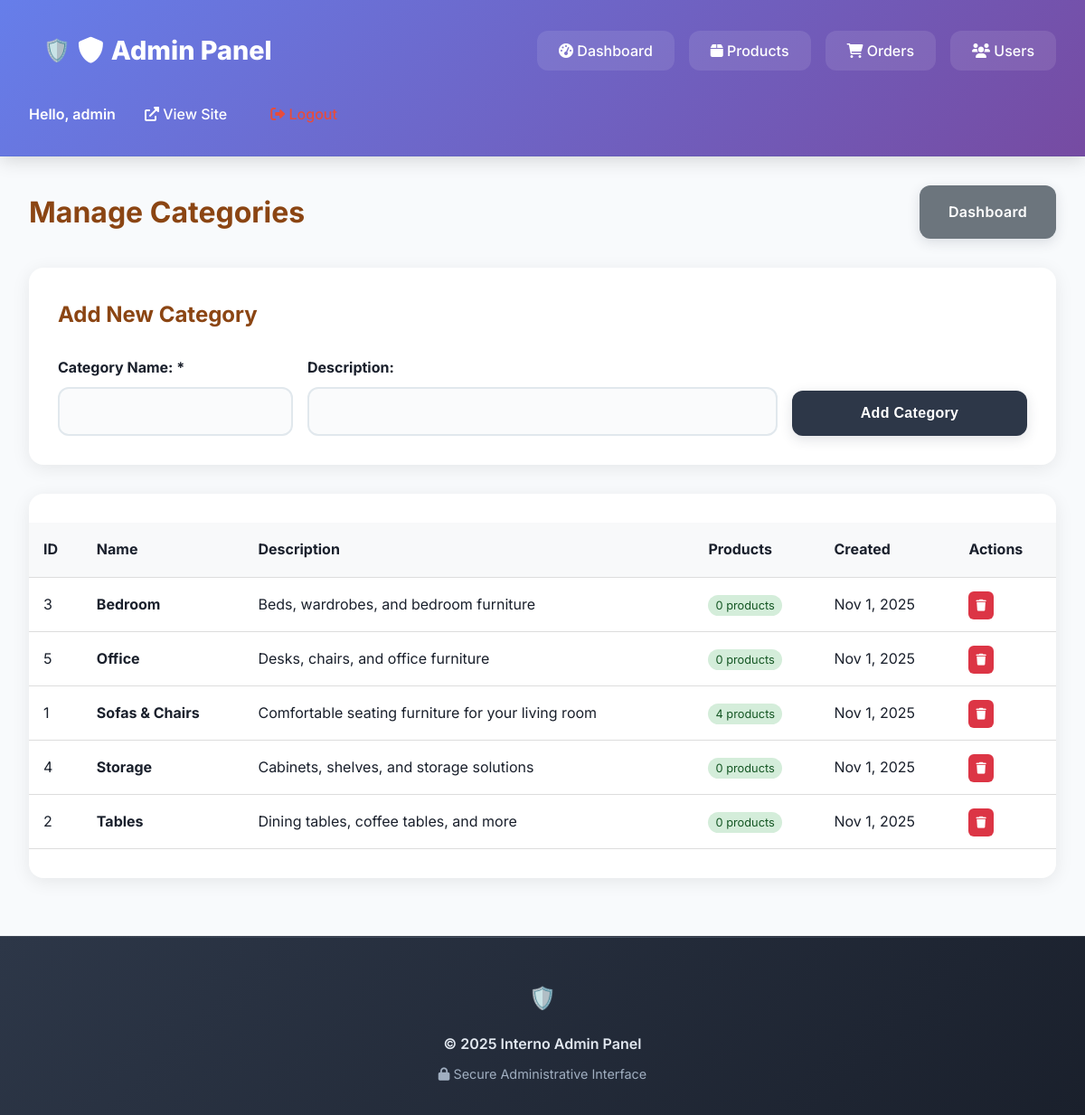
Screenshot of /admin/categories.php (signed in) with the database file from the repository.
### tables this page shows
CREATE TABLE categories (
    id INT AUTO_INCREMENT PRIMARY KEY,
    name VARCHAR(100) NOT NULL,
    description TEXT,
    image VARCHAR(255),
    created_at TIMESTAMP DEFAULT CURRENT_TIMESTAMP
);

### admin/categories.php (the view, shortened to what this page needs)
<?php
$database = new Database();
$db = $database->getConnection();
$query = "SELECT c.*, COUNT(p.id) as product_count FROM categories c LEFT JOIN products p ON c.id = p.category_id GROUP BY c.id ORDER BY c.name";
$stmt = $db->prepare($query);
$stmt->execute();
$categories = $stmt->fetchAll(PDO::FETCH_ASSOC);
include 'includes/admin_header.php';
?>
<div class="container" style="margin-top: 2rem;">
    <div style="display: flex; justify-content: space-between; align-items: center; margin-bottom: 2rem;">
        <h1 style="color: #8B4513;">Manage Categories</h1>
        <a href="dashboard.php" class="btn btn-secondary">Dashboard</a>
    </div>
    <div style="background: white; padding: 2rem; border-radius: 16px; box-shadow: 0 4px 20px rgba(0,0,0,0.08); margin-bottom: 2rem;">
        <h2 style="color: #8B4513; margin-bottom: 1.5rem;">Add New Category</h2>
        <form method="POST" style="display: grid; grid-template-columns: 1fr 2fr 1fr; gap: 1rem; align-items: end;">
            <div class="form-group" style="margin-bottom: 0;">
                <label for="name">Category Name: *</label>
                <input type="text" id="name" name="name" required>
            </div>
            <div class="form-group" style="margin-bottom: 0;">
                <label for="description">Description:</label>
                <input type="text" id="description" name="description">
            </div>
            <button type="submit" name="add_category" class="btn">Add Category</button>
        </form>
    </div>
    <div style="background: white; border-radius: 16px; box-shadow: 0 4px 20px rgba(0,0,0,0.08); overflow: hidden;">
        <div style="overflow-x: auto;">
            <table class="cart-table">
                <thead>
                    <tr style="background: #f8f9fa;">
                        <th>ID</th>
                        <th>Name</th>
                        <th>Description</th>
                        <th>Products</th>
                        <th>Created</th>
                        <th>Actions</th>
                    </tr>
                </thead>
                <tbody>
                    <?php foreach ($categories as $category): ?>
                        <tr>
                            <td><?php echo $category['id']; ?></td>
                            <td><strong><?php echo htmlspecialchars($category['name']); ?></strong></td>
                            <td><?php echo htmlspecialchars($category['description']); ?></td>
                            <td>
                                <span style="padding: 0.25rem 0.5rem; border-radius: 12px; font-size: 0.8rem; background: #d4edda; color: #155724;">
                                    <?php echo $category['product_count']; ?> products
                                </span>
                            </td>
                            <td><?php echo date('M j, Y', strtotime($category['created_at'])); ?></td>
                            <td>
                                <a href="?delete=<?php echo $category['id']; ?>"
                                   onclick="return confirm('Are you sure? This will affect <?php echo $category['product_count']; ?> products.')"
                                   style="padding: 0.5rem; background: #dc3545; color: white; border-radius: 6px; text-decoration: none; font-size: 0.8rem;">
                                    <i class="fas fa-trash"></i>
                                </a>
                            </td>
                        </tr>
                    <?php endforeach; ?>
                </tbody>
            </table>
        </div>
    </div>
</div>
<?php include 'includes/admin_footer.php'; ?>

### admin/includes/admin_header.php (shortened to what this page needs)
<!DOCTYPE html>
<html lang="en">
<head>
    <link rel="stylesheet" href="../assets/css/style.css">
    <link rel="stylesheet" href="https://cdnjs.cloudflare.com/ajax/libs/font-awesome/6.0.0/css/all.min.css">
</head>
<body class="admin-body">
    <header class="admin-header">
        <div class="container">
            <nav class="admin-nav">
                <a href="dashboard.php" class="admin-logo">
                    <i class="fas fa-shield-alt"></i> Admin Panel
                </a>
                <ul class="admin-menu">
                    <li><a href="dashboard.php"><i class="fas fa-tachometer-alt"></i> Dashboard</a></li>
                    <li><a href="products.php"><i class="fas fa-box"></i> Products</a></li>
                    <li><a href="orders.php"><i class="fas fa-shopping-cart"></i> Orders</a></li>
                    <li><a href="users.php"><i class="fas fa-users"></i> Users</a></li>
                </ul>
                <div class="admin-user">
                    <span>Hello, <?php echo htmlspecialchars($_SESSION['username'] ?? 'Admin'); ?></span>
                    <a href="../index.php" style="color: white; text-decoration: none;">
                        <i class="fas fa-external-link-alt"></i> View Site
                    </a>
                    <a href="../logout.php" style="color: #e74c3c; text-decoration: none;">
                        <i class="fas fa-sign-out-alt"></i> Logout
                    </a>
                </div>
            </nav>
        </div>
    </header>
    <main>

### admin/includes/admin_footer.php
    </main>
    <footer style="background: linear-gradient(135deg, #2d3748, #1a202c); color: #e2e8f0; padding: 3rem 0 2rem; margin-top: 4rem; border-top: 1px solid rgba(255,255,255,0.1);">
        <div class="container">
            <div style="text-align: center;">
                <div style="margin-bottom: 1rem;">
                    <span style="font-size: 1.5rem;">🛡️</span>
                </div>
                <p style="font-weight: 600; margin-bottom: 0.5rem;">&copy; <?php echo date('Y'); ?> Interno Admin Panel</p>
                <p style="color: #a0aec0; font-size: 0.9rem;">
                    <i class="fas fa-lock"></i> Secure Administrative Interface
                </p>
            </div>
        </div>
    </footer>
</body>
</html>

### assets/css/style.css (style rules this page uses)
* { margin: 0; padding: 0; box-sizing: border-box; }
body { font-family: 'Inter', -apple-system, BlinkMacSystemFont, 'Segoe UI', Roboto, sans-serif; line-height: 1.7; color: #1a202c; font-size: 16px; font-weight: 400; background: #fafbfc; padding-top: 100px; }
.container { max-width: 1200px; margin: 0 auto; padding: 0 20px; }
header { background: rgba(255, 255, 255, 0.95); backdrop-filter: blur(20px); box-shadow: 0 1px 3px rgba(0,0,0,0.1); position: fixed; width: 100%; top: 0; z-index: 9999; border-bottom: 1px solid rgba(0,0,0,0.08); min-height: 80px; }
nav ul { display: flex; list-style: none; gap: 2rem; }
nav a { text-decoration: none; color: #4a5568; font-weight: 500; padding: 0.5rem 1rem; border-radius: 8px; transition: all 0.2s ease; position: relative; }
main { margin-top: 0; }
.btn { display: inline-flex; align-items: center; justify-content: center; padding: 16px 32px; background: #2d3748; color: white; text-decoration: none; border-radius: 12px; transition: all 0.2s ease; border: none; cursor: pointer; font-size: 1rem; font-weight: 600; letter-spacing: 0.3px; position: relative; box-shadow: 0 4px 14px rgba(45, 55, 72, 0.15); gap: 0.5rem; }
.btn-secondary { background: #6c757d; }
.form-group { margin-bottom: 1.5rem; }
.form-group label { display: block; margin-bottom: 0.5rem; font-weight: bold; }
.form-group input, .form-group textarea, .form-group select { width: 100%; padding: 1rem; border: 2px solid #e1e8ed; border-radius: 12px; font-size: 1rem; transition: all 0.3s ease; background: #fafbfc; }
.cart-table { width: 100%; border-collapse: collapse; margin: 2rem 0; }
.cart-table th, .cart-table td { padding: 1rem; text-align: left; border-bottom: 1px solid #ddd; }
.cart-table th { background: #f8f9fa; font-weight: bold; }
footer { background: linear-gradient(135deg, #2d3748, #1a202c); color: #e2e8f0; padding: 4rem 0 2rem; margin-top: 6rem; position: relative; }
footer::before { content: ''; position: absolute; top: 0; left: 0; right: 0; height: 1px; background: linear-gradient(90deg, transparent, #4a5568, transparent); }

### admin/includes/admin_header.php (style rules this page uses)
.admin-header { background: linear-gradient(135deg, #667eea, #764ba2); color: white; padding: 1.5rem 0; box-shadow: 0 4px 20px rgba(0,0,0,0.15); position: sticky; top: 0; z-index: 1000; }
.admin-nav { display: flex; justify-content: space-between; align-items: center; flex-wrap: wrap; gap: 1rem; }
.admin-logo { font-size: 1.8rem; font-weight: 800; color: white; text-decoration: none; display: flex; align-items: center; gap: 0.5rem; }
.admin-logo::before { content: '🛡️'; font-size: 1.5rem; }
.admin-menu { display: flex; gap: 1rem; list-style: none; margin: 0; padding: 0; flex-wrap: wrap; }
.admin-menu a { color: white; text-decoration: none; padding: 0.75rem 1.5rem; border-radius: 12px; transition: all 0.3s ease; font-weight: 500; background: rgba(255,255,255,0.1); backdrop-filter: blur(10px); }
.admin-user { display: flex; align-items: center; gap: 1rem; flex-wrap: wrap; }
.admin-user span { font-weight: 600; }
.admin-user a { padding: 0.5rem 1rem; border-radius: 8px; transition: all 0.3s ease; font-weight: 500; }
.admin-body { padding-top: 0 !important; background: #f8fafc; min-height: 100vh; }
.container { max-width: 1200px; margin: 0 auto; padding: 0 2rem; }

### rows the page displays
categories: id "3", name "Bedroom", description "Beds, wardrobes, and bedroom furniture", product_count "0", created_at "Nov 1, 2025"
categories: id "5", name "Office", description "Desks, chairs, and office furniture", product_count "0", created_at "Nov 1, 2025"
categories: id "1", name "Sofas & Chairs", description "Comfortable seating furniture for your living room", product_count "4", created_at "Nov 1, 2025"
categories: id "4", name "Storage", description "Cabinets, shelves, and storage solutions", product_count "0", created_at "Nov 1, 2025"
categories: id "2", name "Tables", description "Dining tables, coffee tables, and more", product_count "0", created_at "Nov 1, 2025"

### other values shown
$_SESSION['username'] "admin"
